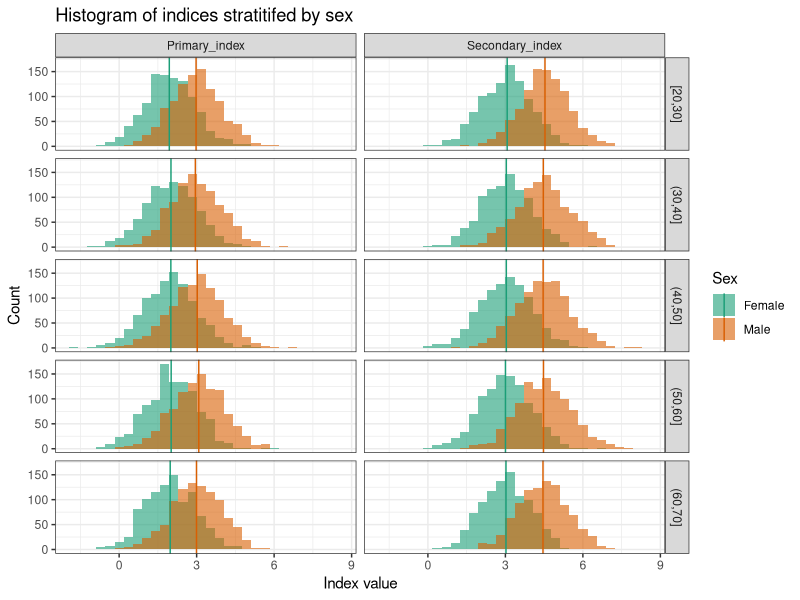
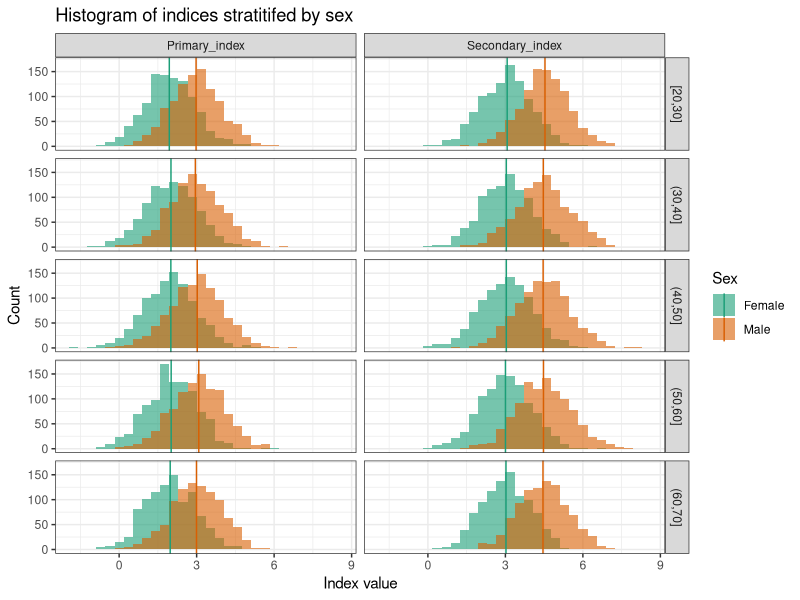

The R script that drew these images, in order:
library(tidyverse)
library(ggplot2)

dat <- read.csv("Histograms_sample_data_1.csv")

dat$Age_group <- as.factor(cut(dat$Age, 
                            breaks =  c(min(dat$Age), 30,40, 50, 60, max(dat$Age)), 
                            include.lowest = TRUE))



for_plot <- pivot_longer(dat, 
                         cols = c("Primary_index", "Secondary_index"), 
                         names_to = "Index_type", 
                         values_to = "Index")

index_medians <- for_plot %>% group_by(Index_type, Age_group, Sex) %>% 
  summarize_at(vars(Index), list(index_median = median)) 


p <- ggplot(for_plot, aes(x = Index)) + 
  geom_histogram(aes(fill = Sex), alpha = 0.6, position = "identity") +
  ggtitle("Histogram of indices stratitifed by sex") + 
  theme_bw() + 
  scale_fill_brewer(palette="Dark2") + 
  xlab("Index value") + ylab("Count") 

p + facet_grid(Age_group~Index_type) + 
  geom_vline(data = index_medians, mapping = aes(xintercept = index_median, color = Sex)) + 
  scale_color_brewer(palette="Dark2")


ggsave(file = "Hisotgram_example_1.png")
